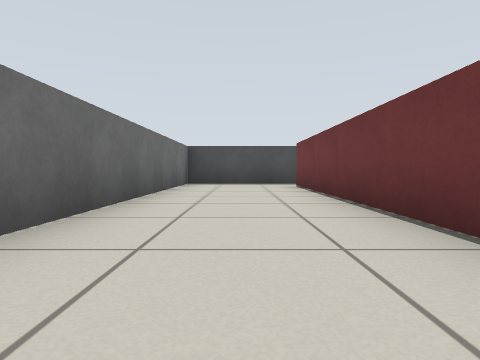
[1] (above)

17 first-person views from a walk through a robot-simulator world made for Gazebo. The camera is 0.39 m above the floor, tilts 2° down and sees 75° across. The floor is counted in squares, 1 m on a side. Each view is taken from the middle of a square. On the plan, view 1 faces up. The plan holds only what a view shows up to about 9 squares ahead; the rest is blank.

[2]
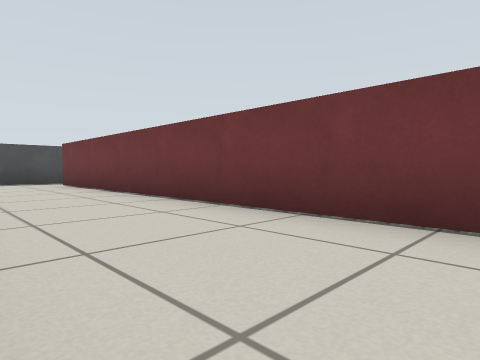

[3]
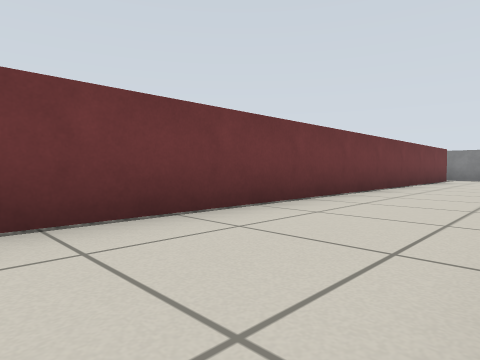

[4]
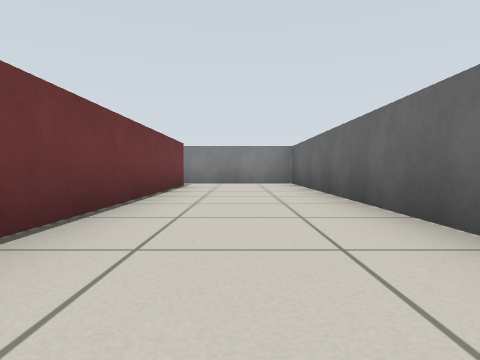

[5]
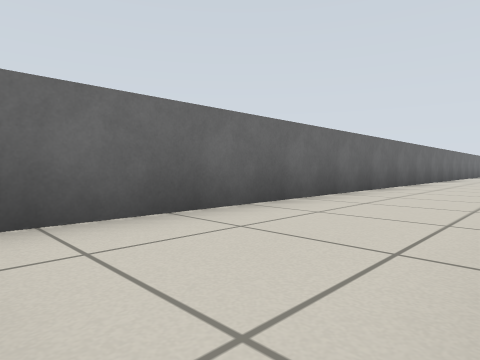

[6]
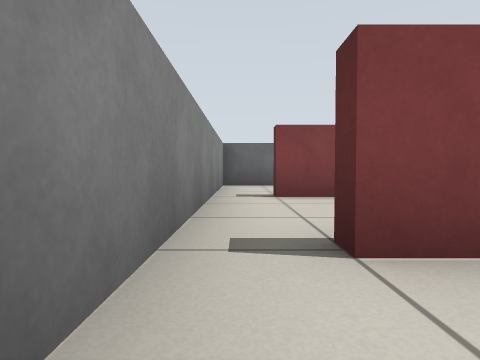

[7]
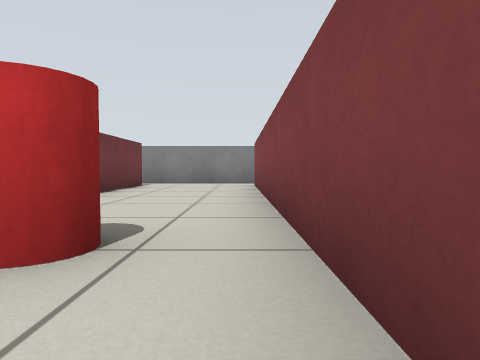

[8]
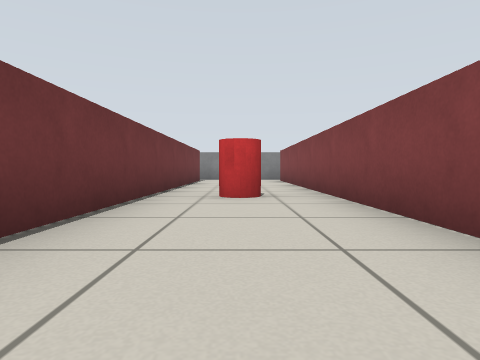

[9]
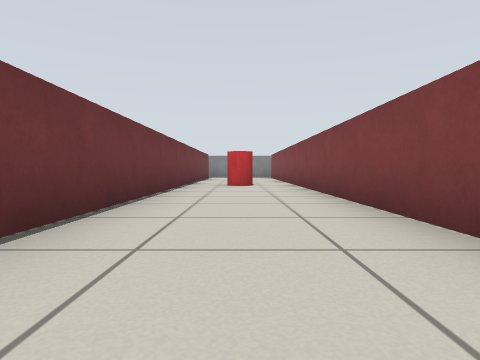

[10]
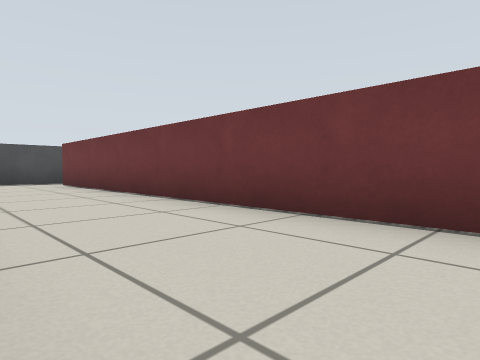

[11]
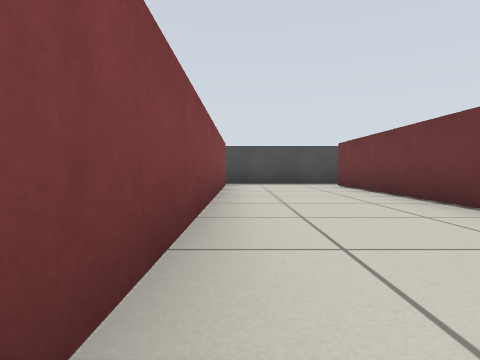

[12]
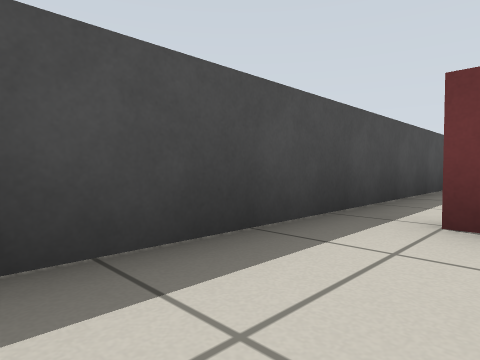

[13]
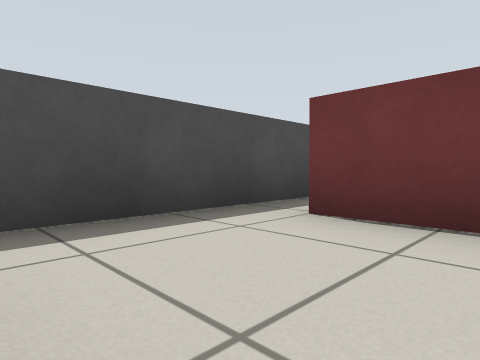

[14]
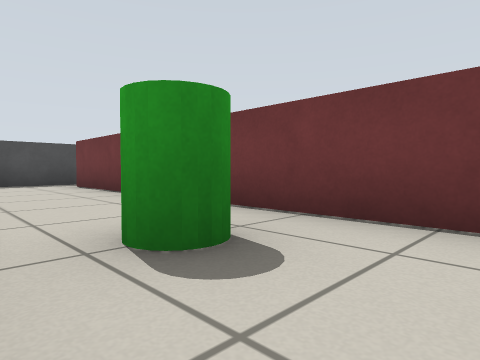

[15]
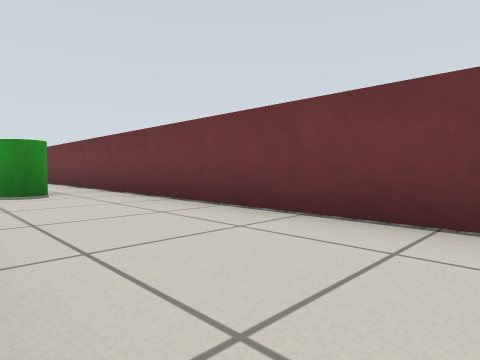

[16]
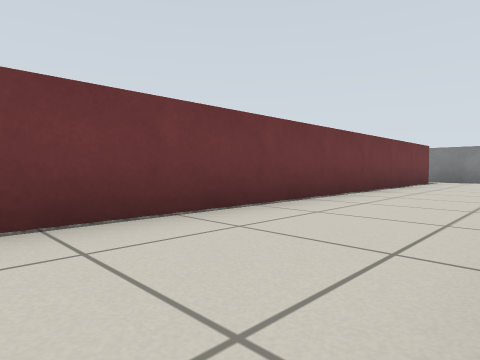

[17]
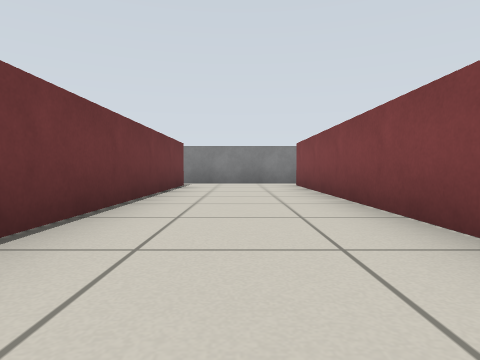

### Floor plan
Points are (right, up) in squares from view 1. A wall is a line through its corners. A room is listed if a view was taken in it or the views show most of it. See-through windows are left out.
Room 1 (views 1, 2, 3, 4, 5)
walls: (-1.4, -0.6) (-1.4, -11.4) (1.6, -11.4); (1.5, 8.4) (-1.4, 8.4) (-1.4, 1.8); (1.3, -10.5) (1.3, 7.5)
ways out: opening at (1, -11) to room 3; opening at (1, 8) to room 3
Room 2 (views 6, 13, 14, 15, 16, 17)
walls: (4.6, -4.8) (4.6, -10.5); (7.4, 8.4) (4.5, 8.4); (7.4, -10.5) (7.4, 7.5); (4.5, -11.4) (7.5, -11.4)
ways out: opening at (4, -11) to room 3; opening at (4, 8) to room 3; opening at (7, -11); opening at (7, 8)
objects: green cylinder (6, 1) to (6, 2)
Room 3 (views 7, 8, 9, 10, 11, 12)
walls: (1.6, 7.5) (1.6, -10.5); (4.5, 8.4) (1.5, 8.4); (4.6, -10.5) (4.4, -10.5) (4.4, 7.5); (1.6, -11.4) (4.5, -11.4)
ways out: opening at (1, -11) to room 1; opening at (1, 8) to room 1; opening at (4, -11) to room 2; opening at (4, 8) to room 2
objects: red cylinder (3, -5) to (3, -4)

Where each view was taken, in squares from view 1:
view 1: 0 up, 0 right, facing up
view 2: 1 down, 1 left, facing up-right
view 3: 1 up, 1 left, facing down-right
view 4: 3 down, 0 right, facing down
view 5: 11 down, 1 right, facing up-left
view 6: 11 down, 6 right, facing left
view 7: 3 down, 2 right, facing down
view 8: 0 up, 3 right, facing down
view 9: 3 up, 3 right, facing down
view 10: 1 down, 2 right, facing up-right
view 11: 0 up, 2 right, facing up
view 12: 7 up, 2 right, facing up-right
view 13: 6 up, 5 right, facing up-right
view 14: 0 up, 5 right, facing up-right
view 15: 4 down, 5 right, facing up-right
view 16: 1 down, 5 right, facing down-right
view 17: 3 down, 6 right, facing down
